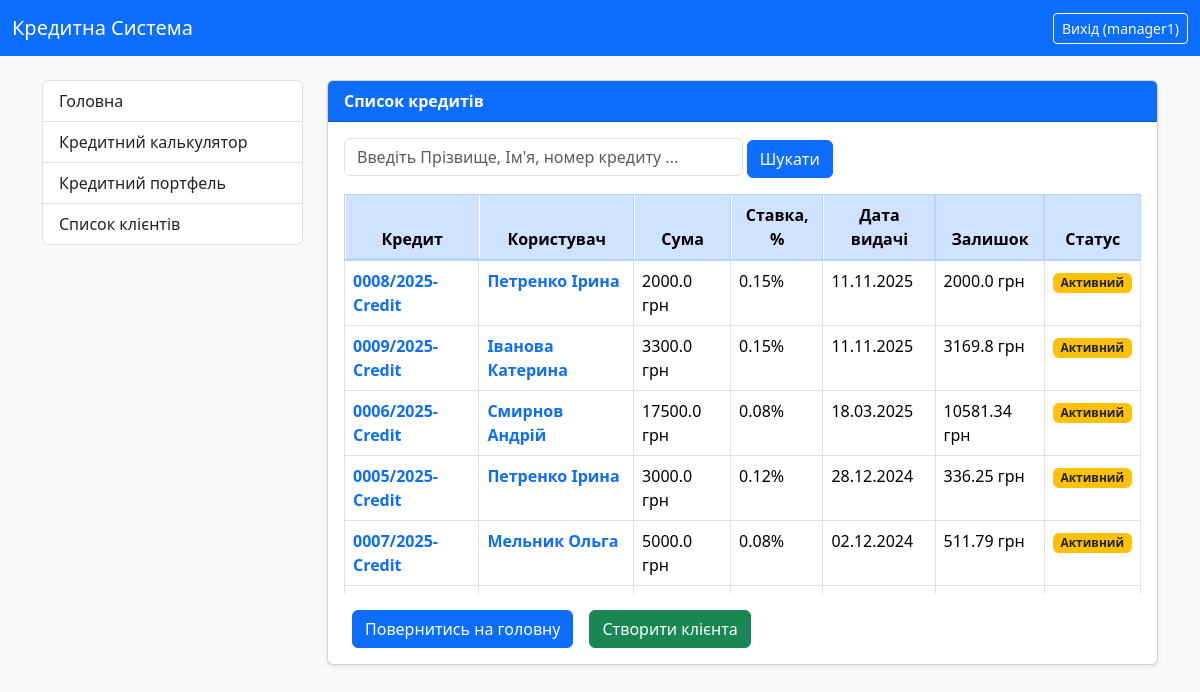
The page /all-credits/ (signed in) on the database its author committed.
### credit_system/models.py (models this page shows, shortened)
class CustomUser(AbstractUser):
    ROLE_CHOICES = (
        ('admin', 'Адмін'),
        ('manager', 'Менеджер'),
        ('client', 'Клієнт'),
    )
    role = models.CharField(
        max_length=10,
        choices=ROLE_CHOICES,
        default='client',
        verbose_name="Роль користувача"
    )
    middle_name = models.CharField(max_length=100, verbose_name="По батькові", blank=True)
    IPN = models.CharField(
        max_length=10,
        unique=True,
        verbose_name="ІПН",
        validators=[numeric_validator],
        null=True,
        blank=True
    )
    phone_number = models.CharField(max_length=20, verbose_name="Номер телефону", blank=True)
    address = models.CharField(max_length=255, verbose_name="Адреса", blank=True)
    date_of_birth = models.DateField(verbose_name="Дата народження", null=True, blank=True)
    SEX_CHOICES = (
        ('m', 'Чоловіча'),  # Значення в базі: 'm', Зображається: 'Чоловіча'
        ('w', 'Жіноча'),  # Значення в базі: 'w', Зображається: 'Жіноча'
    )
    sex = models.CharField(
        max_length=1,
        choices=SEX_CHOICES,
        default='m',
        verbose_name="Стать",
        blank=True,
        null=True
    )
    address_registration = models.CharField(max_length=255, verbose_name="Адреса прописки", blank=True)
    address_residential = models.CharField(max_length=255, verbose_name="Адреса проживання", blank=True)
    place_of_birth = models.CharField(max_length=255, verbose_name="Місце народження", blank=True)
    passport_series = models.CharField(max_length=2, verbose_name="Серія паспорту", blank=True)
    passport_number = models.CharField(max_length=10, verbose_name="Номер паспорту", blank=True)
    passport_vidan = models.CharField(max_length=255, verbose_name="Орган що видав паспорт", blank=True)
    passport_date = models.DateField(verbose_name="Дата видачі паспорта", null=True, blank=True)
    work_place = models.CharField(max_length=100, verbose_name="Місце роботи", blank=True)
    position = models.CharField(max_length=100, verbose_name="Посада", blank=True)
    notes = models.CharField(max_length=255, verbose_name="Нотатки", blank=True)
    @property
    def is_manager(self):
        return self.role == 'manager' or self.is_superuser
    class Meta:
        verbose_name = "Користувач"
        verbose_name_plural = "Користувачі"

class Credit(models.Model):
    user = models.ForeignKey(CustomUser, on_delete=models.CASCADE, related_name='credits', verbose_name="Користувач")
    number = models.CharField(max_length=100, verbose_name="Номер кредиту", blank=True)
    number1 = models.IntegerField(verbose_name="Порядковий номер", null=True, blank=True)
    number2 = models.IntegerField(verbose_name="Рік видачі", null=True, blank=True)
    number3 = models.CharField(max_length=20, verbose_name="Постфікс/Підрозділ", blank=True)
    summa_credit = models.FloatField(verbose_name="Сума кредиту")
    percent = models.FloatField(verbose_name="Добова відсоткова ставка (%)")
    start_date = models.DateField(verbose_name="Дата видачі")
    srok_months = models.IntegerField(verbose_name="Термін кредиту (місяці)")
    day_of_pay = models.IntegerField(default=15, verbose_name="Плановий день оплати")
    purpose = models.CharField(max_length=255, verbose_name="Ціль кредиту", blank=True)
    note = models.TextField(verbose_name="Примітка", blank=True)
    ostatok = models.FloatField(verbose_name="Залишок кредиту")
    closed = models.BooleanField(default=False, verbose_name="Кредит закрит")
    last_pay_date = models.DateField(null=True, blank=True, verbose_name="Дата останнього платежу")
    dolg_percent = models.FloatField(default=0, verbose_name="Борг по оплаті %")
    plan_pay = models.FloatField(verbose_name="Плановий платіж", blank=True)
    class Meta:
        verbose_name = "Кредит"
        verbose_name_plural = "Кредити"
        unique_together = ('number1', 'number2')

### credit_system/views.py (the view, shortened to what this page needs)
# urls.py: path('all-credits/', AllCreditsView.as_view(), name='all_credits_list'),
class AllCreditsView(LoginRequiredMixin, ListView):
    model = Credit
    template_name = 'credit_system/all_credits.html'
    context_object_name = 'credits'
    def get_queryset(self):
        user = self.request.user
        base_queryset = Credit.objects.select_related('user')
        if user.is_superuser or user.is_manager:
            queryset = base_queryset.all()
        else:
            queryset = base_queryset.filter(user=user)
        query = self.request.GET.get('q')
        return queryset.order_by('closed', '-start_date')
    def get_context_data(self, **kwargs):
        context = super().get_context_data(**kwargs)
        context['query'] = self.request.GET.get('q', '')
        return context

### credit_system/templates/credit_system/all_credits.html (shortened to what this page needs)
{% extends "credit_system/base.html" %}
{% block content %}
    <div class="card shadow-sm">
        <div class="card-header bg-primary text-white">
            <strong>Список кредитів</strong>
        </div>
        <div class="card-body">
            <form method="GET" action="{% url 'all_credits_list' %}" class="mb-3">
                <input type="text" name="q" placeholder="Введіть Прізвище, Ім'я, номер кредиту ..." class="form-control d-inline-block w-50">
                <button type="submit" class="btn btn-primary">Шукати</button>
            </form>
            {% if credits %}
                <div class="table-responsive" style="max-height: 400px; overflow-y: auto; position: relative;">
                    <table class="table table-bordered table-hover">
                        <thead class="table-primary text-center">
                            <tr>
                                <th>Кредит</th>
                                <th>Користувач</th>
                                <th>Сума</th>
                                <th>Ставка, %</th>
                                <th>Дата видачі</th>
                                <th>Залишок</th>
                                <th>Статус</th>
                            </tr>
                        </thead>
                        <tbody>
                            {% for credit in credits %}
                                <tr>
                                    <td>
                                        <a href="{% url 'credit_detail' credit.pk %}" class="text-decoration-none fw-bold text-primary">
                                            {{ credit.number }}
                                        </a>
                                    </td>
                                    <td>
                                        <a href="{% url 'client_detail' credit.user.pk %}?source=credits" class="text-decoration-none fw-bold text-primary">
                                            {{ credit.user.last_name }} {{ credit.user.first_name }}
                                        </a>
                                    </td>
                                    <td>{{ credit.summa_credit }} грн</td>
                                    <td>{{ credit.percent }}%</td>
                                    <td>{{ credit.start_date|date:"d.m.Y" }}</td>
                                    <td>{{ credit.ostatok }} грн</td>
                                    <td>
                                    {% if credit.closed %}
                                        <span class="badge bg-success">Закритий</span>
                                    {% else %}
                                        <span class="badge bg-warning text-dark">Активний</span>
                                    {% endif %}
                                    </td>
                                </tr>
                            {% endfor %}
                        </tbody>
                    </table>
                </div>
            {% else %}
                <p>Кредитів не знайдено.</p>
            {% endif %}
                <div class="d-flex justify-content-start gap-2 mt-3">
                    <br><a href="{% url 'index' %}" class="btn btn-primary mt-0">Повернитись на головну</a><br>
                    <a href="{% url 'add_new_client' %}" class="btn btn-success">
                            Створити клієнта
                    </a>
                </div>
            </div>
    </div>
{% endblock %}

### credit_system/templates/credit_system/base.html (shortened to what this page needs)
{% load static %}
<!DOCTYPE html>
<html lang="uk">
<head>
    <link href="https://cdn.jsdelivr.net/npm/bootstrap@5.3.3/dist/css/bootstrap.min.css" rel="stylesheet">
    <link rel="stylesheet" href="{% static 'credit_system/style.css' %}">
</head>
<body class="bg-light">
<nav class="navbar navbar-expand-lg navbar-dark bg-primary">
  <div class="container-fluid">
    <a class="navbar-brand" href="{% url 'index' %}">Кредитна Система</a>
    <div class="d-flex">
      {% if user.is_authenticated %}
        <form method="post" action="{% url 'logout' %}" class="d-inline">
          <button type="submit" class="btn btn-outline-light btn-sm">
            Вихід ({{ user.username }})
          </button>
        </form>
      {% else %}
        <a href="{% url 'login' %}" class="btn btn-outline-light btn-sm">Вхід</a>
      {% endif %}
    </div>
  </div>
</nav>
<div class="container mt-4">
  <div class="row">
    <div class="col-lg-3 mb-3">
      <div class="list-group">
        <a href="{% url 'index' %}" class="list-group-item list-group-item-action">
          Головна
        </a>
        <a href="{% url 'credit_calculator' %}" class="list-group-item list-group-item-action">
          Кредитний калькулятор
        </a>
        {% if user.is_authenticated %}
            {% if user.is_superuser or user.is_manager %}
                <a href="{% url 'all_credits_list' %}" class="list-group-item list-group-item-action">
                    Кредитний портфель
                </a>
                <a href="{% url 'all_clients_list' %}" class="list-group-item list-group-item-action">
                    Список клієнтів
                </a>
            {% elif user.is_client %}
                <a href="{% url 'user_credits_list' %}" class="list-group-item list-group-item-action">
                    Мої кредити
                </a>
            {% endif %}
        {% endif %}
      </div>
    </div>
    <div class="col-lg-9">
      {% block content %}
      {% endblock %}
    </div>
  </div>
</div>
</body>
</html>

### credit_system/static/credit_system/style.css (style rules this page uses)
body { background-color: #f8f9fa; }
.table-responsive { max-height: 300px; overflow-y: auto; }
.table-responsive thead th { position: sticky; top: 0; background-color: #cfe2ff; z-index: 2; }
.card { overflow: visible !important; }
.table-responsive { max-height: 300px; overflow-y: auto; position: relative; }
.table.table-bordered { border-collapse: collapse; }
.table-responsive thead th { position: sticky; top: 0; z-index: 6; background-color: #cfe2ff; border: 1px solid #b6d4fe; box-shadow: inset 0 -1px 0 #b6d4fe, 0 1px 1px rgba(0,0,0,0.04); transform: translateZ(0); }
.table thead th { border-bottom: 2px solid #b6d4fe !important; }
.table tbody td { border: 1px solid #dee2e6; }
.table thead tr > th + th { box-shadow: -1px 0 0 #b6d4fe inset; }
.table-responsive thead { transform: translateZ(0); backface-visibility: hidden; will-change: transform; }
.table-responsive thead th { -webkit-font-smoothing: antialiased; -moz-osx-font-smoothing: grayscale; }

### rows shown on the page
CustomUser: username "manager1"
Credit: number "0008/2025-Credit", user.last_name "Петренко", user.first_name "Ірина", summa_credit "2000.0", percent "0.15", start_date "11.11.2025", ostatok "2000.0", closed "Активний"
Credit: number "0009/2025-Credit", user.last_name "Іванова", user.first_name "Катерина", summa_credit "3300.0", percent "0.15", start_date "11.11.2025", ostatok "3169.8", closed "Активний"
Credit: number "0006/2025-Credit", user.last_name "Смирнов", user.first_name "Андрій", summa_credit "17500.0", percent "0.08", start_date "18.03.2025", ostatok "10581.34", closed "Активний"
Credit: number "0005/2025-Credit", user.last_name "Петренко", user.first_name "Ірина", summa_credit "3000.0", percent "0.12", start_date "28.12.2024", ostatok "336.25", closed "Активний"
Credit: number "0007/2025-Credit", user.last_name "Мельник", user.first_name "Ольга", summa_credit "5000.0", percent "0.08", start_date "02.12.2024", ostatok "511.79", closed "Активний"
